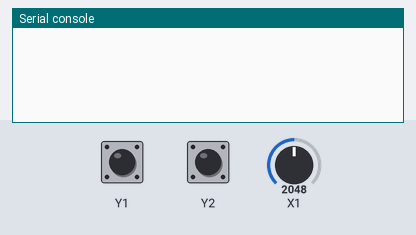
The program below on a simulated pyboard running MicroPython. On the bench: the last lines printed to the serial console. Inputs (shaded band) come from the test bench; at power-on: X1 = 2048, Y1 HIGH, Y2 HIGH (analog values on the 0–4095 scale).

Above: at 5.0 s.
5.1 s: X1 set to 2866
At 5.7 s:
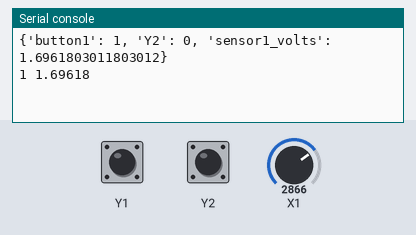
6.6 s: Y1 pulled LOW for 0.15 s
At 7.8 s:
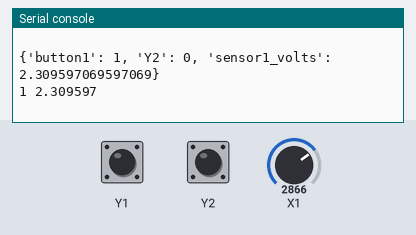
8.2 s: Y2 pulled LOW for 0.15 s
At 9.2 s:
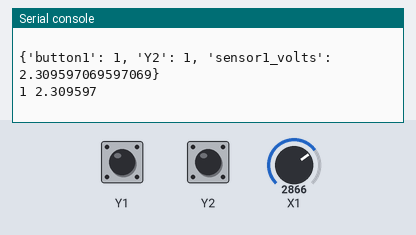
9.8 s: Y1 pulled LOW for 1 s
At 11.2 s:
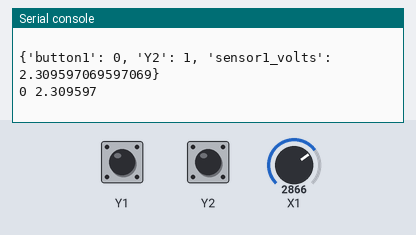
12.3 s: Y2 pulled LOW for 1 s
At 14.3 s:
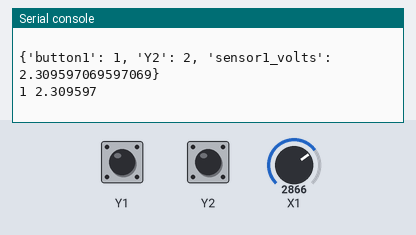
14.8 s: X1 set to 3603
At 15.5 s:
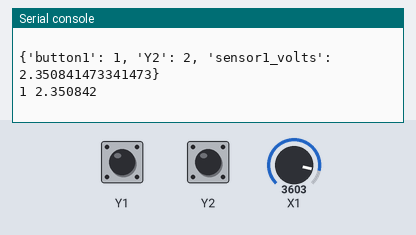
Timing chart, 0 to 17.3 s (numbered marks = the images above; inputs shaded):
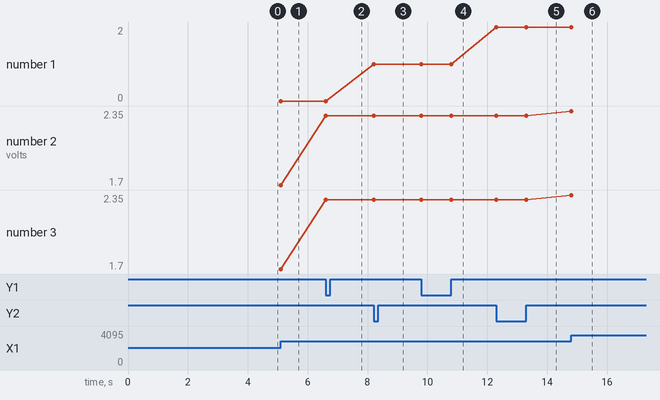

Measured:
- after the input at 5.1 s, the serial console: prints a new line at once (image 1)
- after the input at 6.6 s, the serial console: prints a new line at once (image 2)
- after the input at 8.2 s, the serial console: prints a new line at once (image 3)
- after the input at 9.8 s, the serial console: prints a new line after 1.0 s (image 4)
- after the input at 12.3 s, the serial console: prints a new line at once (image 5)
- after the input at 14.8 s, the serial console: prints a new line at once (image 6)
- plotted number 2: 1.7 → 2.31 after the input at 6.6 s, 2.31 → 2.35 after the input at 14.8 s
- plotted number 3: 1.7 → 2.31 after the input at 6.6 s, 2.31 → 2.35 after the input at 14.8 s

The program:

examples.py
```python
# Example of using the "inputs" library with the Micro Python pyboard.

import time
from inputs import Manager, Digital, Counter, Analog

# List the desired inputs and pass them to a Manager object.
mgr = Manager([Digital('Y1:button1'),
               Counter('Y2'),
               Analog('X1:sensor1_volts', convert_func=lambda x: x / 4095 * 3.3)])

# The manager object immediately starts polling the inputs after instantiation.

# wait until the Analog input reading buffer before reading all the inputs the
# first time.
time.sleep(0.4)

while True:
    # get a snapshot of all the current input values
    vals = mgr.values()

    print(vals)  # prints the entire dictionary of readings

    # prints two individual readings, using normal dictionary access and also
    # attribute access.
    print(vals['button1'], vals.sensor1_volts, '\n')

    time.sleep(1)
```

inputs.py
```python
# inputs.py
# Author: Alan Mitchell, tabb99@gmail.com
# Provides counters, debounced digital inputs, analog inputs with
# moving averages.

import pyb
import array
import math


# -------------------------- Classes to Manage All Inputs ----------------------------

class Manager:
    '''Class to manage and service a number of inputs.
    '''

    def __init__(self, inputs, timer_num=1, poll_freq=480):
        '''Arguments are:
        inputs: a list or tuple of Inputs objects that derive from InputBase.
        timer_num: the number of the microcontroller Timer that will be used to
            periodically poll the inputs.  If None is passed, no Timer will be
            set up automatically and you will need to periodically call
            the 'service_inputs()` method from your own timer.
        poll_freq: the frequency in Hz to read the inputs.  The default value
            of 480 Hz means each input will be read every 2.08 ms (1000 ms / 480).
            Be careful about setting this too high as the time required to read
            each input will consume substantial CPU cycles.  Roughly, each input
            takes 80 usec to read.  Therefore, reading 20 inputs would require
            80 usec x 20 = 1600 usec or 1.6 ms.  If inputs are being read every 2.08 ms,
            the process of reading inputs consumes 1.6 / 2.08 or 77% of the CPU cycles.
        '''
        self.inputs = inputs
        if timer_num is not None:
            self._tim = pyb.Timer(timer_num, freq=poll_freq)
            self._tim.callback(self.service_inputs)

    def service_inputs(self, t):
        '''This method is called by the timer interrupt and runs the 'service_input'
        routine on each input.  That routine reads the input and does any required
        processing.
        '''
        for i in range(len(self.inputs)):
            self.inputs[i].service_input()

    def values(self):
        '''Returns the current values of all inputs as a MyDict object
        (basically a Python dictionary that also allows value access through
        attributes).
        The keys in the dictionary are the 'key_name' for the input (see
        InputBase class) and the dictionary values are the fully processed
        input values (e.g. debounced digital input values, counter values, moving
        average analog values).
        '''
        return MyDict([(inp.key_name(), inp.value()) for inp in self.inputs])

    def __getattr__(self, input_key):
        '''Returns a particular input with the key_name of 'input_key'.  This
        method is accessed by the obj.input_key sytax.
        '''
        for inp in self.inputs:
            if inp.key_name() == input_key:
                return inp
        raise KeyError


class MyDict(dict):
    '''A normal Python dictionary that also allows access to the value
    of each item as an attribute of the object.  For example,
    if 'd' is a MyDict object and has a key of 'abc', the value associated
    with 'abc' can be accessed via d['abc'] or via d.abc .
    '''

    def __getattr__(self, key_name):
        return self[key_name]


# ---------------------- The Base Input Class and all Dervied Input Classes


class InputBase(object):
    '''Base Class for all input types (digital and analog).  The input classes
    that are used inherit from this one.
    '''

    def __init__(self, pin_name, pull=pyb.Pin.PULL_NONE, convert_func=None):
        '''Arguments are:
        pin_name:  The Pyboard pin name, such as X1 or Y2, as string.  Optionally,
            a more descriptive name can be added after a colon, e.g. 'X1:outside_temp'.
            If the descriptive name is present, it will be used as the key for accessing
            the input's value.
        pull:  can be used to enable a pull-up or pull-down on the input line.  Must be
            one of the pyb.Pin.PULL_ constants and defaults to no pull on the input line.
        convert_func:  If a function is provided here, it will be applied to the input's
            value before being returned.  The function can be used to convert the value
            into engineering units or even a text string.
        '''
        name_parts = pin_name.split(':')
        self._pin_name = name_parts[0].strip()
        self._pin = pyb.Pin(self._pin_name, pyb.Pin.IN, pull)
        self.input_name = name_parts[1].strip() if len(name_parts) > 1 else None
        self.convert_func = convert_func

    def key_name(self):
        '''Returns the the descriptive input name, if present, otherwise the pin
        name is returned.  This value is used as the identifying name for
        the input.
        '''
        return self.input_name if self.input_name else self._pin_name

    def service_input(self):
        '''Override this method to read the input and do any required processing.
        This method is called every timer interrupt by the Manager class.
        '''
        pass

    def _compute_value(self):
        '''Override this method to return the input value, prior to applying any
        convert_func provided in the constructor.
        '''
        return None

    def value(self):
        '''Returns the final value of this input.  Interrupts are disabled so that
        the value isn't altered during retrieval.  The conversion function, if supplied,
        in the constructor is applied before returning.
        '''
        irq_state = pyb.disable_irq()
        val = self._compute_value()
        pyb.enable_irq(irq_state)
        return self.convert_func(val) if self.convert_func else val


class DigitalBase(InputBase):
    '''The base class for digital inputs.
    '''

    def __init__(self, pin_name, pull=pyb.Pin.PULL_UP, stable_read_count=12, **kwargs):
        '''New arguments not in the inheritance chain are:
        stable_read_count:  The number of consistent readings of the pin in order to
            declare that the pin has changed state.  If sampling occurs at 480 Hz,
            reads of the pin will occur every 2.1 ms.  A 'stable_read_count' of 12
            means that the same value has to be read 12 times to be considered solid.
            Those 12 reads will span 2.1 ms x 12 = 25.2 ms.
        '''
        InputBase.__init__(self, pin_name, pull=pull, **kwargs)
        # create a bit mask that will spans 'stable_read_count' bits.
        self._mask = 2 ** stable_read_count - 1
        # start the variables in a state consistent with the PULL_UP.
        # the self._reads variable holds the digital readings, each reading
        # occupying one bit position; the most recent read is in the LSB
        # position.
        if pull == pyb.Pin.PULL_UP:
            self._reads = self._mask
            self._cur_val = 1
        else:
            self._reads = 0
            self._cur_val = 0


class Digital(DigitalBase):
    '''A class to provide a debounced digital value from a pin.
    '''

    def __init__(self, pin_name, hl_func=None, lh_func=None, **kwargs):
        '''Arguments not in the inheritance chain:
        hl_func: if a function is provided, it is called when the pin
            transitions from a high state (1) to a low state (0).  This
            function call occurs during the Timer interrupt, so do not
            consume much time within the function.
        lh_func: if a function is provided, it is called when the pin
            transitions from a low state (0) to a high state(1).  The
            call occurs during the timer iterrupt.
        '''
        DigitalBase.__init__(self, pin_name, **kwargs)
        self.hl_func = hl_func
        self.lh_func = lh_func

    def service_input(self):
        # shift the prior readings over one bit, and put the new reading
        # in the LSb position.
        self._reads = ((self._reads << 1) | self._pin.value()) & self._mask
        if self._reads != 0 and self._reads != self._mask:
            # The prior set of readings have alternated between ones and zeroes
            # so a bouncy state is occurring.  Just return w/o changing value.
            return
        # there is a stable set of readings.  Get the stable value (either a
        # 1 or a 0)
        self._new_val = self._reads & 0x01
        if self._new_val == self._cur_val:
            # no change in value
            return
        if self._new_val > self._cur_val:
            # transition from low to high occurred.
            if self.lh_func:
                self.lh_func()
        else:
            # transition from high to low occurred.
            if self.hl_func:
                self.hl_func()
        self._cur_val = self._new_val

    def _compute_value(self):
        return self._cur_val


class Counter(DigitalBase):
    '''A class used to count pulses on a digital input pin.  The counter
    can count one or both edge transitions of the pulse.  Pin transitions
    are debounced.
    '''

    # Constants signifying whether one or both transition edges are counted.
    ONE_EDGE = 1
    BOTH_EDGES = 2

    def __init__(self, pin_name, stable_read_count=4, edges=ONE_EDGE, reset_on_read=False,
                 rollover=1073741823, **kwargs):
        '''Arguments not in the inheritance chain:
        edges: Either ONE_EDGE or BOTH_EDGES indicating which transitions of the pulse to
            count.
        reset_on_read: if True, the counter value will be reset to 0 after the count
            is read via a call to the value() method.
        rollover: count will roll to 0 when it hits this value.
        Note that the default 'stable_read_count' value is set to 4 reads.  With the
        default 2.1 ms read interval, this requires stability for 8.4 ms.  Counters are
        often reed switches or electronic pulse trains, both of which have little to no
        bounce.  Using a low value for 'stable_read_count' increases the pulse frequency
        that can be read by the counter.
        '''
        DigitalBase.__init__(self, pin_name, stable_read_count=stable_read_count, **kwargs)
        self.edges = edges
        self.reset_on_read = reset_on_read
        self._rollover = rollover
        self._count = 0
        self._new_val = None    # need to allocate memory here, not in interrupt routine

    def service_input(self):
        # shift the prior readings over one bit, and put the new reading
        # in the LSb position.
        self._reads = ((self._reads << 1) | self._pin.value()) & self._mask
        if self._reads != 0 and self._reads != self._mask:
            # The prior set of readings have alternated between ones and zeroes
            # so a bouncy state is occurring.  Just return w/o changing value.
            return
        self._new_val = self._reads & 0x01
        if self._new_val == self._cur_val:
            # no change in value
            return
        if self._new_val < self._cur_val:
            # transition from high to low occurred.  Always count these
            # transitions.
            self._count = (self._count + 1) % self._rollover
        elif self.edges == Counter.BOTH_EDGES:
            # A low to high transition occurred and counting both edges
            # was requested, so increment counter.
            self._count = (self._count + 1) % self._rollover
        self._cur_val = self._new_val

    def _compute_value(self):
        ct = self._count
        if self.reset_on_read:
            self._count = 0
        return ct

    def reset_count(self):
        '''Resets the counts and protects the processs form being
        interrupted.
        '''
        irq_state = pyb.disable_irq()
        self._count = 0
        pyb.enable_irq(irq_state)


class AnalogBase(InputBase):
    '''Base class for analog input pins.
    '''

    def __init__(self, pin_name, buffer_size=144, **kwargs):
        '''Arguments not in inheritance chain:
        buffer_size: the number readings to include in the moving
            average.  If the sampling frequency is 480 Hz and 144
            readings are included in the moving average, the average
            spans 144 / 480 = 0.3 seconds.  For cancellation of 60 Hz
            noise, it is good to have this time be an exact number of
            60 Hz cycles.  0.3 seconds is exactly 18 full 60 Hz cycles.
        '''
        InputBase.__init__(self, pin_name, **kwargs)
        self._adc = pyb.ADC(self._pin)
        self._buflen = buffer_size
        # create a ring array with 2 byte elements, sufficient to
        # store the 12-bit ADC readings.
        self._buf = array.array('H', [0] * buffer_size)
        self._ix = 0   # ring array index

    def service_input(self):
        self._buf[self._ix] = self._adc.read()
        self._ix = (self._ix + 1) % self._buflen


class Analog(AnalogBase):
    '''Analog input that returns a moving average of the input pin.
    '''

    def _compute_value(self):
        # return the average value in the ring buffer.
        return sum(self._buf)/self._buflen


class AnalogDeviation(AnalogBase):
    '''Analog input that returns the standard deviation of the readings
    in the ring buffer.
    '''

    def _compute_value(self):
        # returns standard deviation of values in the ring buffer.
        n = self._buflen
        mean = sum(self._buf) / n
        dev_sq = 0.0
        for v in self._buf:
            dev = v - mean
            dev_sq += dev * dev
        return math.sqrt(dev_sq/(n-1))
```
